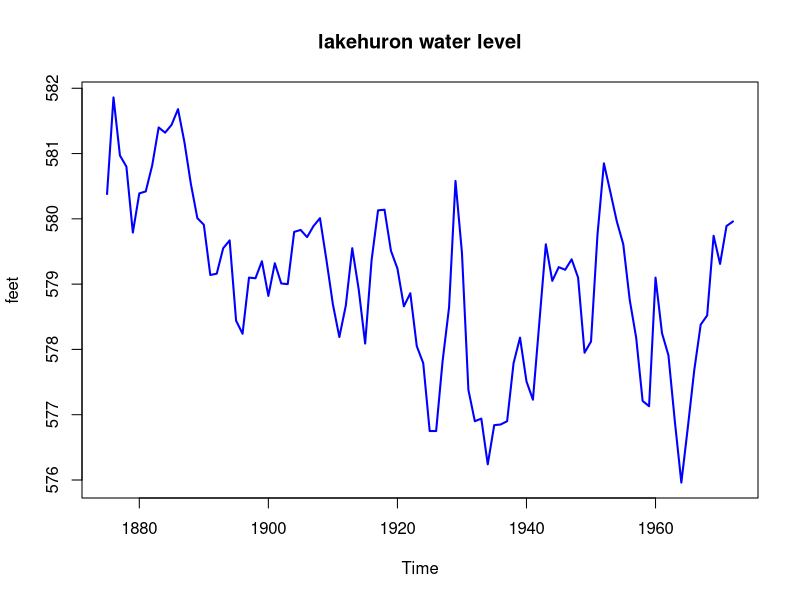
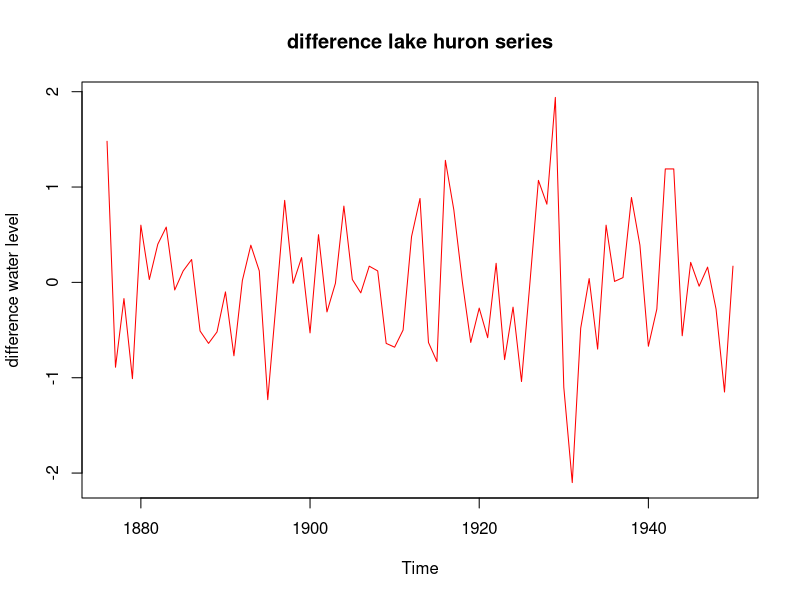
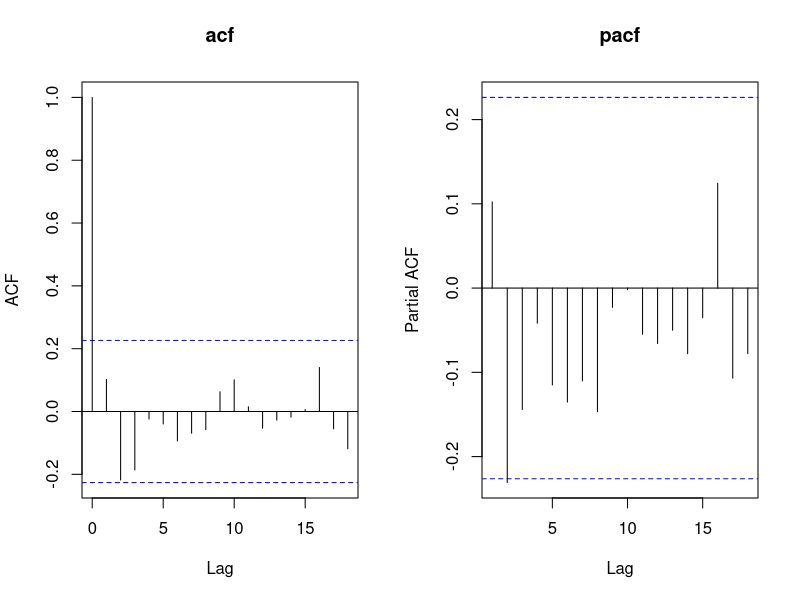
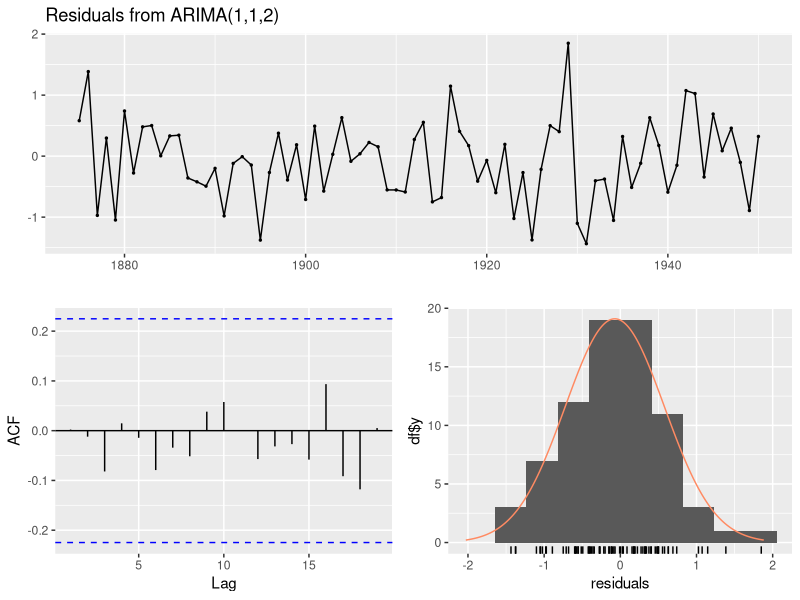
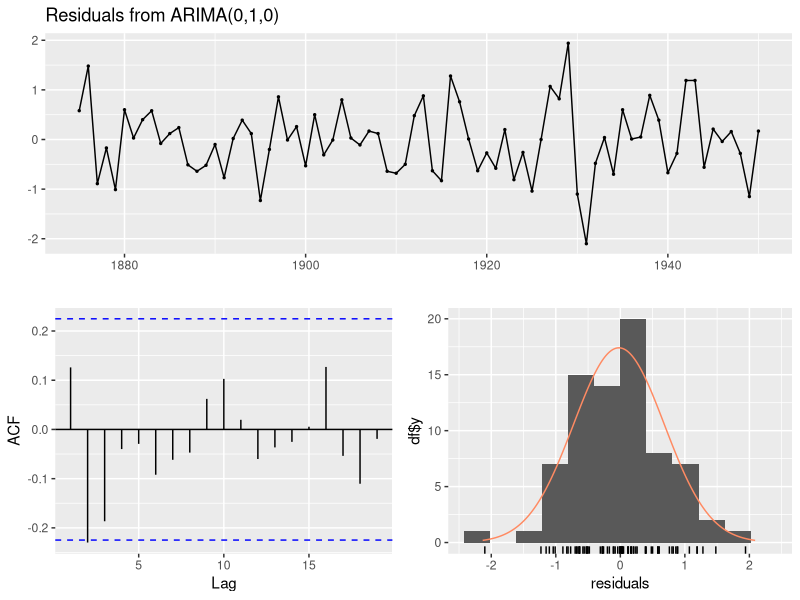
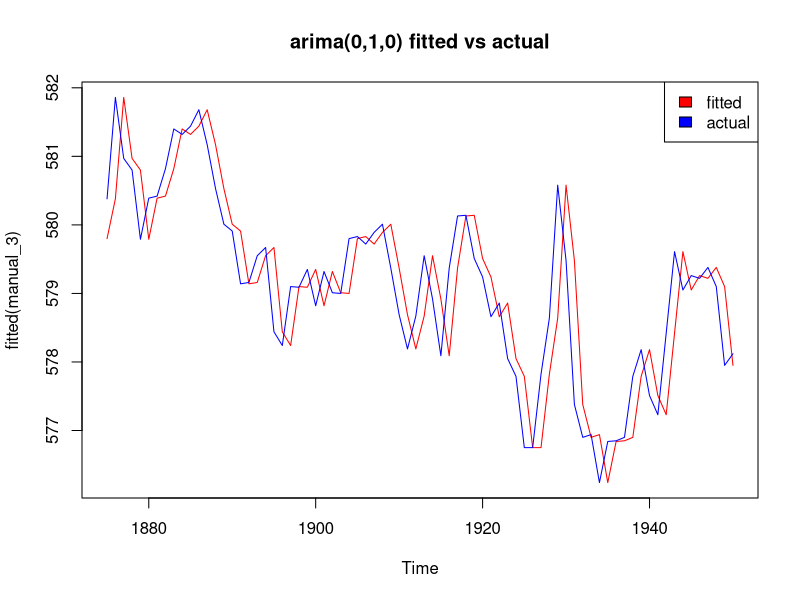
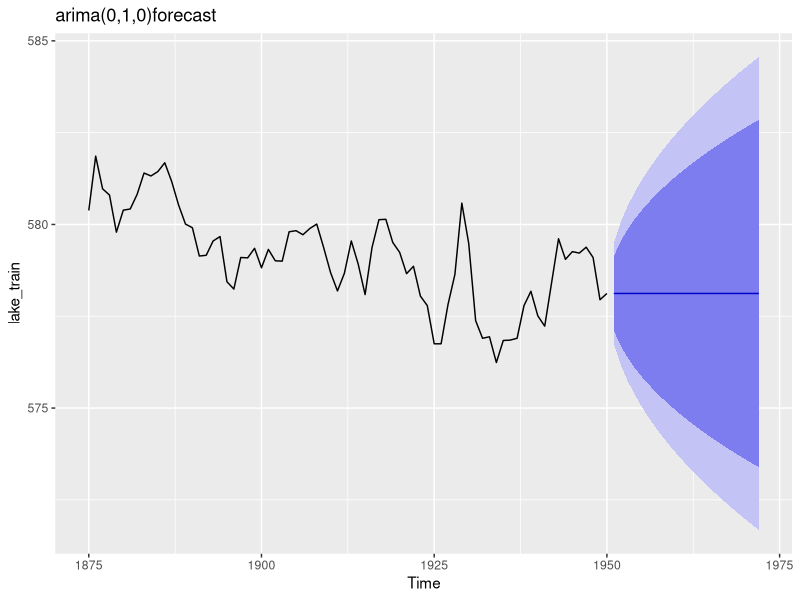
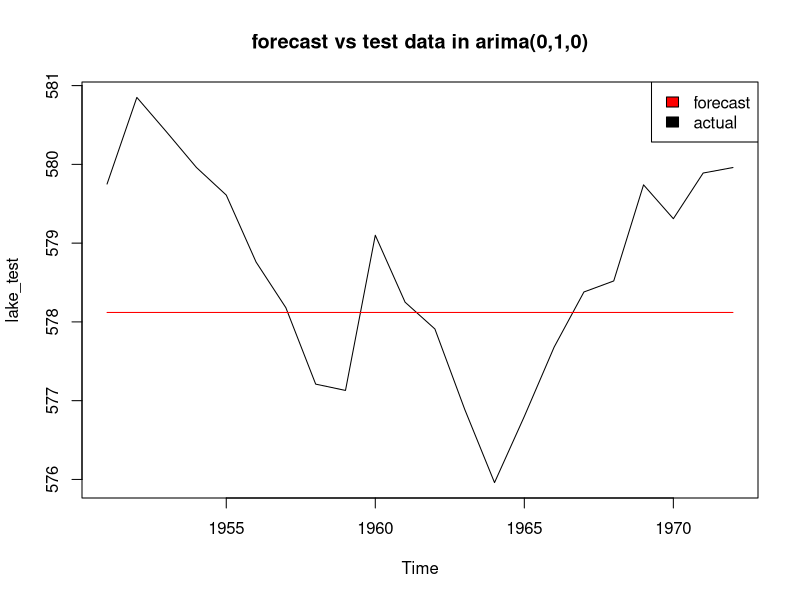

Recreate these plots in R, in order.
data("LakeHuron")

head(LakeHuron)

summary(LakeHuron)

class(LakeHuron)

print(dim(data.frame(LakeHuron)))

plot(LakeHuron,main='lakehuron water level',ylab='feet',col="blue",lwd= 2)

lake_train=window(LakeHuron,start=1875,end=1950)
lake_test=window(LakeHuron,start=1951,end=1972)

# stationary checking

library(tseries)
adf_test=adf.test(lake_train)
adf_test

#making the data stationary
diff_lake=diff(lake_train)
plot(diff_lake,main="difference lake huron series",ylab='difference water level',col='red')

#removing trend 
adf_diff_test=adf.test(diff_lake)
adf_diff_test

#acf and pacf plot

par(mfrow=c(1,2))
acf(diff_lake,main="acf")
pacf(diff_lake,main="pacf")
par(mfrow=c(1,1))


# arima model manual parameter selection using acf pacf
#arima(1,1,2)
#library(forecast)
manual=arima(lake_train,order =c(1,1,2))
print(manual)

#arima(1,1,1)
manual_1=arima(lake_train,order =c(1,1,1))
print(manual_1)

#arima(1,1,0)
manual_2=arima(lake_train,order =c(1,1,0))
print(manual_2)

#using autoarima
library(forecast)
model=auto.arima(lake_train)
print(model)

manual_3=arima(lake_train,order =c(0,1,0))
print(manual_3)

checkresiduals(manual)
checkresiduals(manual_3)

#actual vs fitted plot
plot(fitted(manual_3),col='red',main='arima(0,1,0) fitted vs actual')
lines(lake_train,col='blue') 
legend("topright",legend = c('fitted','actual'),fill=c('red','blue'))

#forecast plot
forecast_lake=forecast(manual_3,h=22,level=c(85,95))
autoplot(forecast_lake,main='arima(0,1,0)forecast')
 
 plot
plot(lake_test,col='black',main='forecast vs test data in arima(0,1,0)')
lines(forecast_lake$mean,col='red')
legend('topright',legend = c('forecast','actual'),fill=c('red','black'))

#model comaparison
accuracy=forecast_lake$mean-lake_test
cat("test error n 22 data points",sum(accuracy^2),'\n')
cat('train_error',manual_3$sigma2)

forecast_lake_1=forecast(manual,h=22,level=c(85,95))
accuracy_1=forecast_lake_1$mean-lake_test
cat("test error n 22 data points",sum(accuracy_1^2),'\n')
cat('train_error',manual$sigma2)
